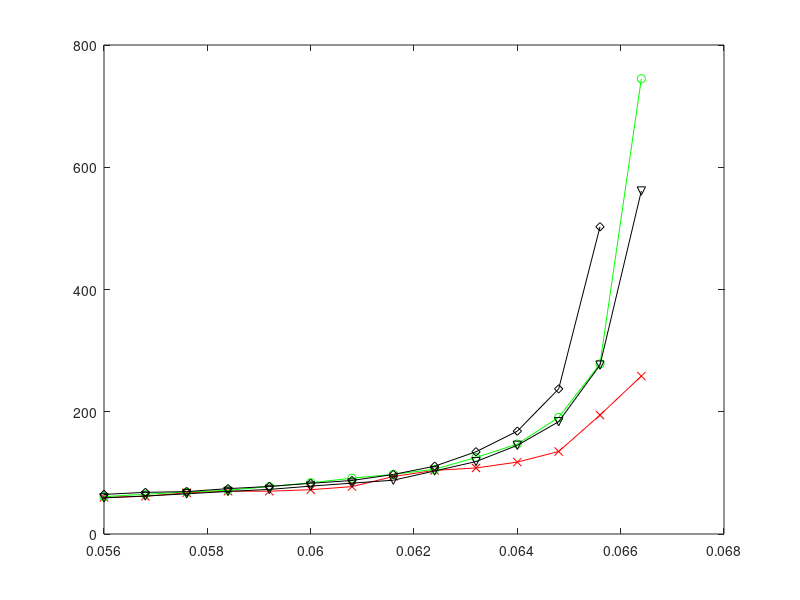

Recreate this plot in MATLAB. (Note: this script raises an error after producing the figure.)
% original dataset
% x_hotspot_lls=[50 60 70 71 72 73 74 75 76 77 78 79 80 81 82 83];
% y_hotspot_lls=[37.8799 44.3697 61.1399 64.983 68.7246 71.5522 77.5221 83.9154 91.3063 97.6281 105.898 125.11 147.144 190.76 278.279 744.78];
% y_hotspot_our=[38.6240 43.5814 59.9799 61.6392 67.4245 70.1286 70.0229 72.4589 77.5153 94.0970 104.087 108.009 117.630 134.979 194.581 258.362];
% y_hotspot_gen24=[44.3821 50.7703 64.7646 68.112 69.386 74.2208 77.7584 82.9139 87.5565 97.3654 110.951 134.549 168.266 237.406 502.648 2914.51];
% y_hotspot_gen48=[38.5054 44.4014 59.0521 62.1437 65.7396 69.6374 72.9387 78.3321 83.2053 87.9949 103.113 118.478 145.053 183.737 276.351 561.129];

% select dataset
x_hotspot=[70 71 72 73 74 75 76 77 78 79 80 81 82 83];
y_hotspot_lls=[61.1399 64.983 68.7246 71.5522 77.5221 83.9154 91.3063 97.6281 105.898 125.11 147.144 190.76 278.279 744.78];
y_hotspot_our=[59.9799 61.6392 67.4245 70.1286 70.0229 72.4589 77.5153 94.0970 104.087 108.009 117.630 134.979 194.581 258.362];
x_hotspot_gen24=[70 71 72 73 74 75 76 77 78 79 80 81 82];
y_hotspot_gen24=[64.7646 68.112 69.386 74.2208 77.7584 82.9139 87.5565 97.3654 110.951 134.549 168.266 237.406 502.648];
y_hotspot_gen48=[59.0521 62.1437 65.7396 69.6374 72.9387 78.3321 83.2053 87.9949 103.113 118.478 145.053 183.737 276.351 561.129];

plot(x_hotspot/1250,y_hotspot_our,'-xr');
hold on;
plot(x_hotspot/1250,y_hotspot_lls,'-og');
hold on;
plot(x_hotspot_gen24/1250,y_hotspot_gen24,'-dk');
hold on;
plot(x_hotspot/1250,y_hotspot_gen48,'-vk');
handle=legend('AVCS(10,20)','DBM(12,24)','Gen(8,24)','Gen(8,48)',2);
xlabel('packet injection rate (flits/node/cycle)','fontsize',14);
ylabel('average latency','fontsize',14);
set(handle,'FontSize',14);
print -depsc ../figures/hotspotlat.eps
close all


% original dataset
% x_random=[100 200 300 400 500 600 650 660 670 680 690 700 710 720 730 740];
% y_random_conv=[26.7294 28.4955 30.9055 34.5535 40.1457 50.3235 59.7503 61.9336 65.2177 68.2274 72.9955 77.3501 83.5315 91.4667 102.012 119.082];
% y_random_dynv=[26.7661 28.6834 31.0975 34.8232 40.8636 51.9077 63.3672 63.5293 68.3429 72.2493 77.2992 78.579 91.2319 102.146 117.301 129.169];
% x_random_gen48=[100 200 300 400 500 600 650 660 670 680 690 700 710 720 730 740];
% y_random_gen48=[27.9356 29.9053 32.6358 36.4544 42.3563 54.1759 65.6848 66.5190 71.8706 78.3828 83.5737 92.4897 105.769 109.522 185.26 400.035];
% x_random_gen24=[100 200 300 400 410 420];
% y_random_gen24=[35.9269 39.6776 46.3526 61.9918 161.509 6867.33];

%selected dataset
x_random=[100 200 300 400 500 600 650 660 670 680 690 700 710 720 730 740];
y_random_conv=[26.7294 28.4955 30.9055 34.5535 40.1457 50.3235 59.7503 61.9336 65.2177 68.2274 72.9955 77.3501 83.5315 91.4667 102.012 119.082];
y_random_dynv=[26.7661 28.6834 31.0975 34.8232 40.8636 51.9077 63.3672 63.5293 68.3429 72.2493 77.2992 78.579 91.2319 102.146 117.301 129.169];
x_random_gen48=[100 200 300 400 500 600 650 660 670 680 690 700 710 720 730];
y_random_gen48=[27.9356 29.9053 32.6358 36.4544 42.3563 54.1759 65.6848 66.5190 71.8706 78.3828 83.5737 92.4897 105.769 109.522 185.26];
x_random_gen24=[100 200 300 400 410];
y_random_gen24=[35.9269 39.6776 46.3526 61.9918 161.509];
plot(x_random/1250,y_random_conv,'-xr');
hold on;
plot(x_random/1250,y_random_dynv,'-og');
hold on;
plot(x_random_gen24/1250,y_random_gen24,'-dk');
hold on;
plot(x_random_gen48/1250,y_random_gen48,'-vk');

handle=legend('AVCS(10,20)','DBM(12,24)','Gen(8,24)','Gen(8,48)',2);
xlabel('packet injection rate (flits/node/cycle)','fontsize',14)
ylabel('average latency','fontsize',14)
set(handle,'FontSize',14);
print -depsc ../figures/randomlat.eps
close all

% original dataset
% x_transpose_llb=[100 200 300 310 320 330 340 350 360 370 380 390 400 410 420];
% y_transpose_llb=[29.6488 32.0144 37.8702 38.8827 40.5165 42.1186 43.7714 46.6 50.1125 54.9226 61.0754 72.394 98.556 139.782 2520.47];
% x_transpose_our=[100 200 300 310 320 330 340 350 360 370 380 390 400 410 420];
% y_transpose_our=[29.7195 32.5409 39.1933 40.3140 41.9181 43.6529 46.9100 48.5719 50.8715 57.0233 61.8454 76.1365 113.704 154.082 334.994];
% x_transpose_gen24=[100 150 200 250 300 310 320 330 340 350 360 370 380 390 395 400];
% y_transpose_gen24=[39.2330 41.0815 39.2330 47.2571 43.5749 52.9129 54.3610 56.4548 58.6926 61.6933 68.3618 76.7692 95.4228 140.609 256.074 1639.43];
% x_transpose_gen48=[100 200 300 310 320 330 340 350 360 370 380 390 400 410 420];
% y_transpose_gen48=[31.0177 33.6795 39.5720 40.5395 41.7321 43.0854 45.1338 47.0491 50.5962 54.8399 58.9542 68.9075 89.9563 164.321 2005.36];

%selected dataset
x_transpose_llb=[100 200 300 310 320 330 340 350 360 370 380 390 400 410];
y_transpose_llb=[29.6488 32.0144 37.8702 38.8827 40.5165 42.1186 43.7714 46.6 50.1125 54.9226 61.0754 72.394 98.556 139.782];
x_transpose_our=[100 200 300 310 320 330 340 350 360 370 380 390 400 410];
y_transpose_our=[29.7195 32.5409 39.1933 40.3140 41.9181 43.6529 46.9100 48.5719 50.8715 57.0233 61.8454 76.1365 113.704 154.082];
x_transpose_gen24=[100 150 250 310 320 330 340 350 360 370 380 390 395];
y_transpose_gen24=[39.2330 41.0815 47.2571 52.9129 54.3610 56.4548 58.6926 61.6933 68.3618 76.7692 95.4228 140.609 256.074];
x_transpose_gen48=[100 200 300 310 320 330 340 350 360 370 380 390 400 410];
y_transpose_gen48=[31.0177 33.6795 39.5720 40.5395 41.7321 43.0854 45.1338 47.0491 50.5962 54.8399 58.9542 68.9075 89.9563 164.321];

plot(x_transpose_our/1250,y_transpose_our,'-xr');
hold on;
plot(x_transpose_llb/1250,y_transpose_llb,'-og');
hold on;
plot(x_transpose_gen24/1250,y_transpose_gen24,'-dk');
hold on;
plot(x_transpose_gen48/1250,y_transpose_gen48,'-vk');

handle=legend('AVCS(10,20)','DBM(12,24)','Gen(8,24)','Gen(8,48)',2);
xlabel('packet injection rate (flits/node/cycle)','fontsize',14)
ylabel('average latency','fontsize',14)
set(handle,'FontSize',14);
print -depsc ../figures/transposelat.eps
